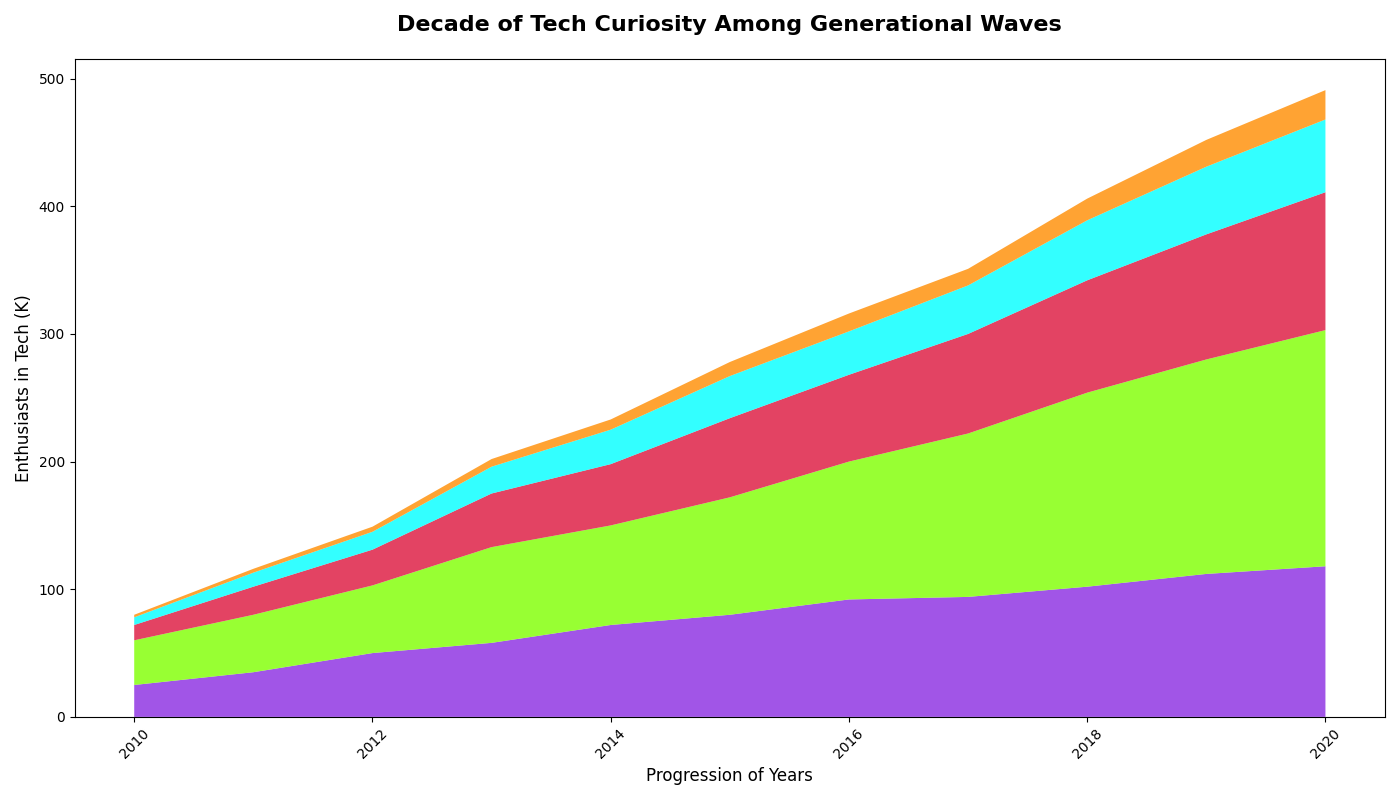

Write Python code to recreate this figure.
import matplotlib.pyplot as plt
import numpy as np

years = np.arange(2010, 2021)
age_18_24 = np.array([25, 35, 50, 58, 72, 80, 92, 94, 102, 112, 118])
age_25_34 = np.array([35, 45, 53, 75, 78, 92, 108, 128, 152, 168, 185])
age_35_44 = np.array([12, 22, 28, 42, 48, 62, 68, 78, 88, 98, 108])
age_45_54 = np.array([6, 11, 14, 21, 27, 33, 34, 38, 47, 53, 57])
age_55_plus = np.array([2, 3, 4, 6, 8, 11, 14, 13, 17, 21, 23])

fig, ax = plt.subplots(figsize=(14, 8))

ax.stackplot(years, age_18_24, age_25_34, age_35_44, age_45_54, age_55_plus,
             colors=['#8A2BE2', '#7FFF00', '#DC143C', '#00FFFF', '#FF8C00'], alpha=0.8)

ax.set_title("Decade of Tech Curiosity Among Generational Waves", fontsize=16, fontweight='bold', pad=20)
ax.set_xlabel("Progression of Years", fontsize=12)
ax.set_ylabel("Enthusiasts in Tech (K)", fontsize=12)

plt.xticks(rotation=45)

plt.tight_layout()

plt.show()
